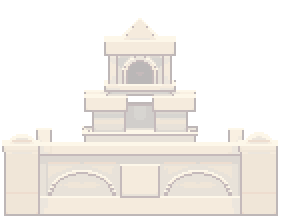
#> input picture assets/town/nrm/q_fountain.png, 282 x 216 px
$ python bake_fountain_water.py ../assets/town/nrm/q_fountain.png
#> lines starting #> are read from the running program, lines starting #| are printed output that depends on the picture
#!/usr/bin/env python3
# python3 tools/bake_fountain_water.py WATERFALL_SHEET.png
# The fountain's water (owner 2026-11-08: "분수랑 물 효과"): pixelfx water/waterfall rendered small and without its rock
#   node tools/render.mjs water/waterfall --sheet --opts '{"height":32,"width":1.6,"ledge":false,
#     "palette":["#05222b","#08333d","#0e4549","#195a5b","#2f7771","#6aa591","#c2e2cc","#ffffff"]}'
# (the river's teal; 60 frames 144x136 at 30 fps, 8 columns, the pool's middle at 72,118), doubled onto the town's
# 2-px grid and laid on the pixel3d fountain (assets/town/hx/q_fountain.png): the stream from the niche's spout
# (sprite 140,76) down the tower's channel into the basin, whose water level is the coping's top (row 143). Only what
# shows above the coping is kept (the pool's near half is behind the basin's front wall), and only over the basin.
# -> assets/fx/town/fountain_water.png, frames 288x272, 8 columns, drawn at the sprite's (-4, -93) (town_fx.gd).
import sys, json
import numpy as np
from PIL import Image
W, H, COLS, N = 144, 136, 8, 60
PX, PY = 72, 118                      # the effect's origin (cells)
SX, SY = 140, 143                     # where it lands on the sprite (px): the stream's foot at the water level
OX, OY = SX - PX * 2, SY - PY * 2     # the frame's top-left on the sprite
BX0, BX1 = 40, 242                    # the basin's water, between the end pedestals (px)
im = Image.open(sys.argv[1]).convert("RGBA")
#> im is the input picture: PIL image 282x216 RGBA; mean R, G, B, A 92.4, 78.4, 61.8, 38.8
out = np.zeros((((N + COLS - 1) // COLS) * H * 2, COLS * W * 2, 4), np.uint8)
ys = np.arange(H * 2)[:, None] + OY
xs = np.arange(W * 2)[None, :] + OX
keep = (ys < SY) & (xs >= BX0) & (xs < BX1)
for i in range(N):
    f = np.array(im.crop(((i % COLS) * W, (i // COLS) * H, (i % COLS) * W + W, (i // COLS) * H + H)))
    f = f.repeat(2, 0).repeat(2, 1)
    f[~keep] = 0
    out[(i // COLS) * H * 2:(i // COLS + 1) * H * 2, (i % COLS) * W * 2:(i % COLS + 1) * W * 2] = f
#> this loop made 60 passes
#> pass 1, `f = np.array(im.crop(((i % COLS) * W, (i // COLS) * H, (i % COLS) * W ..`:
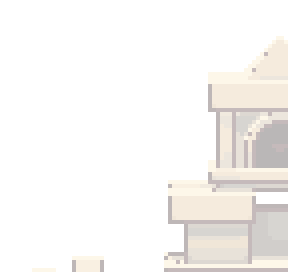
#> f: shape (136, 144, 4) (shown 2 times larger); mean R, G, B, A 42.2, 36, 29, 19.8; transparent parts drawn white
#> pass 2, `f = np.array(im.crop(((i % COLS) * W, (i // COLS) * H, (i % COLS) * W ..`:
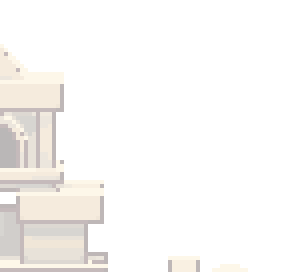
#> f: shape (136, 144, 4) (shown 2 times larger); mean R, G, B, A 36, 30.6, 24.6, 16.4; transparent parts drawn white
#> after the loop: f: shape (272, 288, 4); every value is 0
#> after the loop:
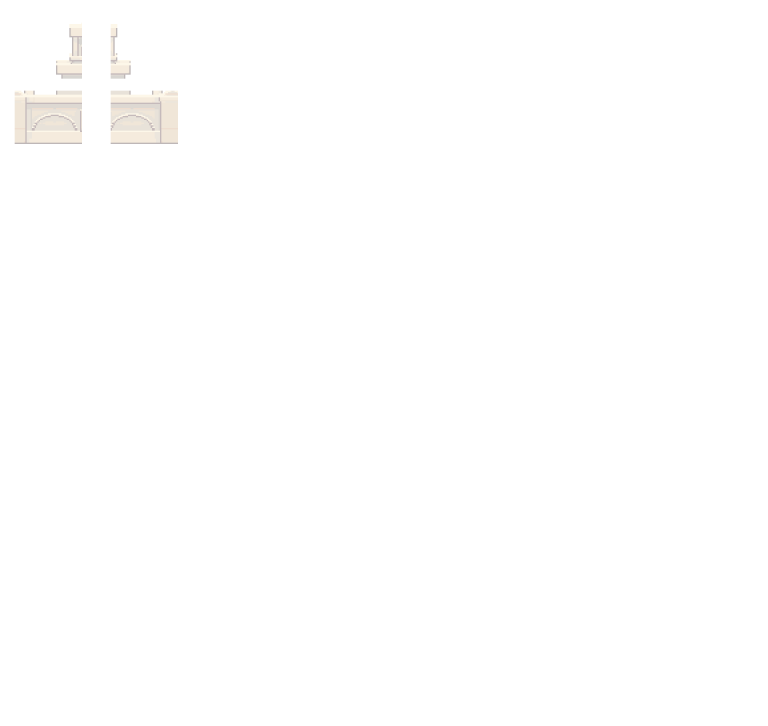
#> out: shape (2176, 2304, 4) (shown at 1/3 size); mean R, G, B, A 2.9, 2.4, 1.9, 1.2; transparent parts drawn white
Image.fromarray(out).save("assets/fx/town/fountain_water.png")
json.dump({"at": [OX, OY], "w": W * 2, "h": H * 2, "cols": COLS, "n": N, "fps": 30}, open("assets/fx/town/fountain_water.json", "w"))
print("at", OX, OY)

$ run again, with assets/town/nrm/g_forge.png copied over assets/town/nrm/q_fountain.png
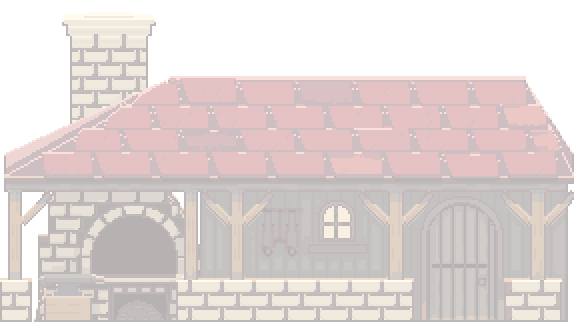
#> input picture assets/town/nrm/g_forge.png, 574 x 322 px
#> im is the input picture: PIL image 574x322 RGBA; mean R, G, B, A 88.5, 54.1, 49.4, 56.8
#> the loop `for i in range(N):` made 60 passes
#> pass 1, `f = np.array(im.crop(((i % COLS) * W, (i // COLS) * H, (i % COLS) * W ..`:
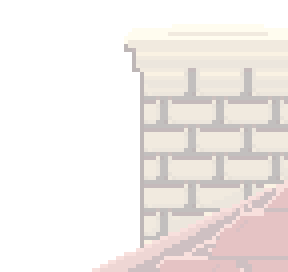
#> f: shape (136, 144, 4) (shown 2 times larger); mean R, G, B, A 80.3, 62.5, 53.4, 37; transparent parts drawn white
#> after the loop `for i in range(N):`:
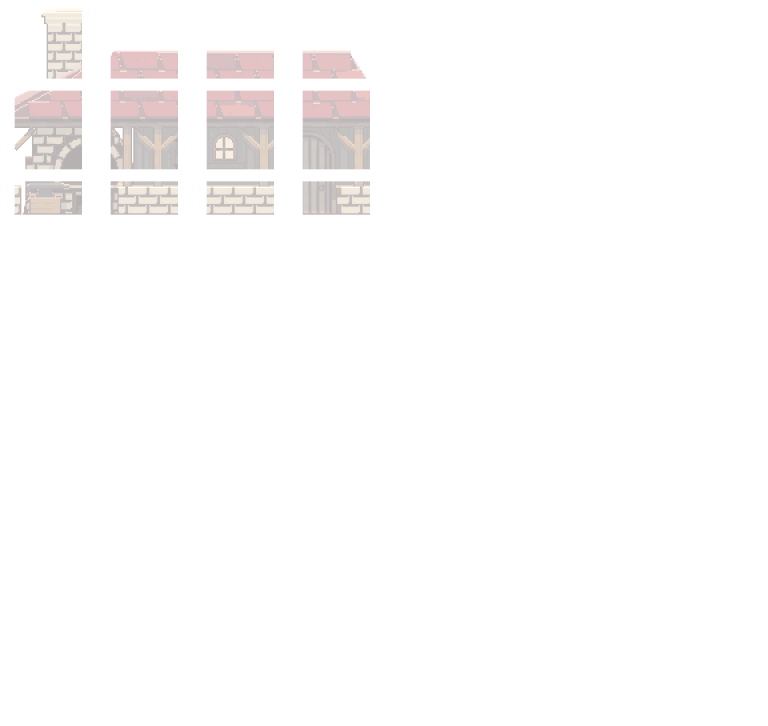
#> out: shape (2176, 2304, 4) (shown at 1/3 size); mean R, G, B, A 8.3, 5.2, 4.7, 5.1; transparent parts drawn white
